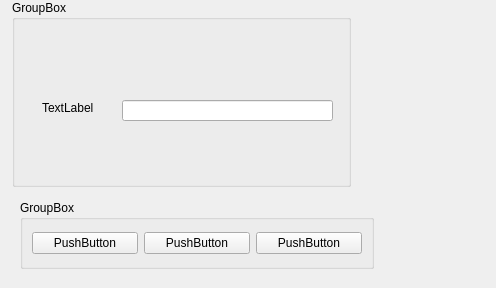
<?xml version="1.0" encoding="UTF-8"?>
<ui version="4.0">
 <class>Widget</class>
 <widget class="QWidget" name="Widget">
  <property name="geometry">
   <rect>
    <x>0</x>
    <y>0</y>
    <width>496</width>
    <height>288</height>
   </rect>
  </property>
  <property name="windowTitle">
   <string>Widget</string>
  </property>
  <widget class="QGroupBox" name="groupBox">
   <property name="geometry">
    <rect>
     <x>12</x>
     <y>0</y>
     <width>339</width>
     <height>187</height>
    </rect>
   </property>
   <property name="sizePolicy">
    <sizepolicy hsizetype="Expanding" vsizetype="Expanding">
     <horstretch>0</horstretch>
     <verstretch>0</verstretch>
    </sizepolicy>
   </property>
   <property name="title">
    <string>GroupBox</string>
   </property>
   <widget class="QLabel" name="label">
    <property name="geometry">
     <rect>
      <x>30</x>
      <y>100</y>
      <width>58</width>
      <height>16</height>
     </rect>
    </property>
    <property name="text">
     <string>TextLabel</string>
    </property>
   </widget>
   <widget class="QLineEdit" name="lineEdit">
    <property name="geometry">
     <rect>
      <x>110</x>
      <y>100</y>
      <width>211</width>
      <height>21</height>
     </rect>
    </property>
    <property name="sizePolicy">
     <sizepolicy hsizetype="Expanding" vsizetype="Preferred">
      <horstretch>0</horstretch>
      <verstretch>0</verstretch>
     </sizepolicy>
    </property>
   </widget>
  </widget>
  <widget class="QGroupBox" name="groupBox_2">
   <property name="geometry">
    <rect>
     <x>20</x>
     <y>200</y>
     <width>354</width>
     <height>69</height>
    </rect>
   </property>
   <property name="title">
    <string>GroupBox</string>
   </property>
   <layout class="QHBoxLayout" name="horizontalLayout">
    <item>
     <widget class="QPushButton" name="pushButton">
      <property name="sizePolicy">
       <sizepolicy hsizetype="Expanding" vsizetype="Fixed">
        <horstretch>0</horstretch>
        <verstretch>0</verstretch>
       </sizepolicy>
      </property>
      <property name="text">
       <string>PushButton</string>
      </property>
     </widget>
    </item>
    <item>
     <widget class="QPushButton" name="pushButton_2">
      <property name="sizePolicy">
       <sizepolicy hsizetype="Expanding" vsizetype="Fixed">
        <horstretch>0</horstretch>
        <verstretch>0</verstretch>
       </sizepolicy>
      </property>
      <property name="text">
       <string>PushButton</string>
      </property>
     </widget>
    </item>
    <item>
     <widget class="QPushButton" name="pushButton_3">
      <property name="sizePolicy">
       <sizepolicy hsizetype="Expanding" vsizetype="Fixed">
        <horstretch>0</horstretch>
        <verstretch>0</verstretch>
       </sizepolicy>
      </property>
      <property name="text">
       <string>PushButton</string>
      </property>
     </widget>
    </item>
   </layout>
  </widget>
 </widget>
 <resources/>
 <connections/>
</ui>
